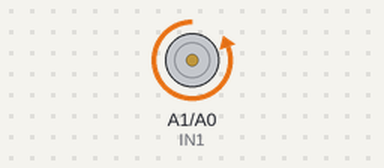
Simulated run of this sketch. Board: Arduino Uno, built with avr-gcc and run on an emulated ATmega328P. Shown: motor-driver pin pairs drawn as motors (green arrow = first pin HIGH = forward, orange = second pin HIGH = backward, longer = more drive, scaled by the enable pin). What the sketch prints to the serial monitor is not drawn.

Above: at 0.3 s.
Timing chart, 0 to 1.8 s (numbered marks = the images above):
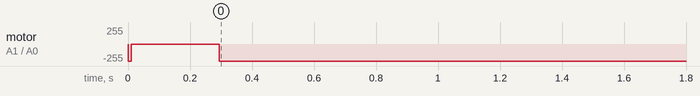

Measured:
- by itself, motor on A1 (IN1) / A0 (IN2): stopped → backward 255/255 at 0.29 s

The sketch:

dcmotorencoderpt4.ino
```cpp
#define ENCA 2 // YELLOW
#define ENCB 3 // WHITE
#define PWM A2
#define IN1 A1
#define IN2 A0
int pos = 0;
volatile int posi = 0; // specify posi as volatile: https://www.arduino.cc/reference/en/language/variables/variable-scope-qualifiers/volatile/
long prevT = 0;
float eprev = 0;
float eintegral = 0;
//int target = 0;
void setup() {
  Serial.begin(9600);
//  pinMode(ENCA,INPUT);
//  pinMode(ENCB,INPUT);
//  attachInterrupt(digitalPinToInterrupt(ENCA),readEncoder,RISING);

  pinMode(PWM,OUTPUT);
  pinMode(IN1,OUTPUT);
  pinMode(IN2,OUTPUT);

  Serial.println("target pos");
}

void loop() {

  // set target position
  int target = 0;
//  int target = 255*sin(prevT/1e6);
  //Serial.print("target: ");
  //Serial.print(target);
//  int target = Serial.parseInt();
  // PID constants
  float kp = 1;
  float kd = 0.055;
  float ki = 0.0;

  // time difference
  long currT = micros();
  long T = millis();
  long t = T/1000;
  Serial.println(t);
  float deltaT = ((float) (currT - prevT))/( 1.0e6 );
  prevT = currT;

//  // Read the position
  int pos = 0;
//  noInterrupts(); // disable interrupts temporarily while reading
  pos = posi;
//  interrupts(); // turn interrupts back on

  // error
  int e = pos - target;

  // derivative
  float dedt = (e-eprev)/(deltaT);

  // integral
  eintegral = eintegral + e*deltaT;

  // control signal
  float u = kp*e + kd*dedt + ki*eintegral;
//  Serial.print("pwr");
//  Serial.println(u);
  // motor power
  float pwr = fabs(u);
  if( pwr > 255 ){
    pwr = 255;
  }
  //Serial.println(pwr);
//  Serial.println(pwr);
  // motor direction
  int dir = 1;
  if(u<0){
    dir = -1;
  }

  // signal the motor
  setMotor(dir,pwr,PWM,IN1,IN2);


  // store previous error
  eprev = e;
  readEncoder();
  //Serial.println();
  //Serial.print("pos");
  //Serial.print(pos);
  //Serial.println();
}

void setMotor(int dir, int pwmVal, int pwm, int in1, int in2){
  analogWrite(pwm,pwmVal);
  if(dir == 1){
    digitalWrite(in1,HIGH);
    digitalWrite(in2,LOW);
  }
  else if(dir == -1){
    digitalWrite(in1,LOW);
    digitalWrite(in2,HIGH);
  }
  else{
    digitalWrite(in1,LOW);
    digitalWrite(in2,LOW);
  }
}

void readEncoder(){
//  int b = digitalRead(ENCB);
  if(IN1 ==HIGH){
    posi++;
  }
  else{
    posi--;
  }

}
```
